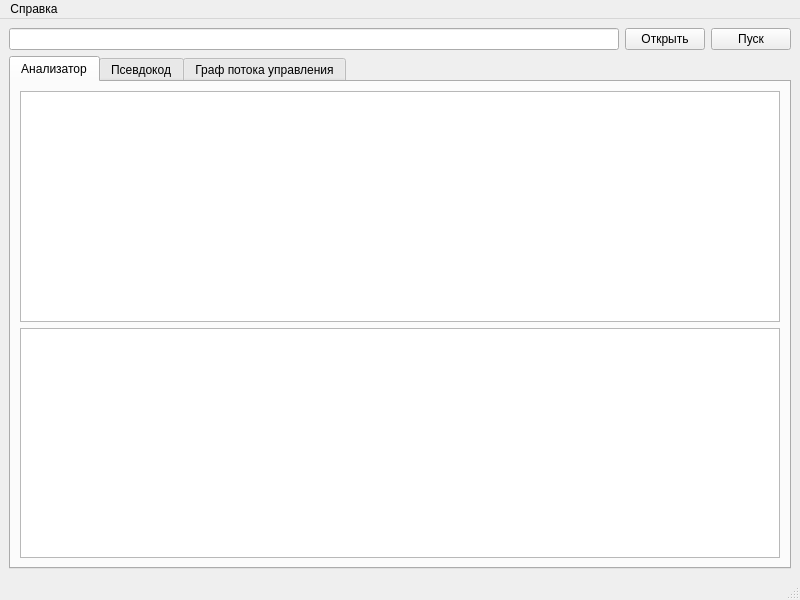
<?xml version="1.0" encoding="UTF-8"?>
<ui version="4.0">
 <class>Analyzer</class>
 <widget class="QMainWindow" name="Analyzer">
  <property name="geometry">
   <rect>
    <x>0</x>
    <y>0</y>
    <width>800</width>
    <height>600</height>
   </rect>
  </property>
  <property name="windowTitle">
   <string>Analyzer</string>
  </property>
  <widget class="QWidget" name="centralwidget">
   <layout class="QVBoxLayout" name="verticalLayout_2">
    <item>
     <layout class="QVBoxLayout" name="verticalLayout">
      <item>
       <layout class="QHBoxLayout" name="horizontalLayout">
        <item>
         <widget class="QLineEdit" name="lineEdit"/>
        </item>
        <item>
         <widget class="QPushButton" name="pushButton_2">
          <property name="text">
           <string>Открыть</string>
          </property>
         </widget>
        </item>
        <item>
         <widget class="QPushButton" name="pushButton">
          <property name="text">
           <string>Пуск</string>
          </property>
         </widget>
        </item>
       </layout>
      </item>
      <item>
       <widget class="QTabWidget" name="tabWidget">
        <property name="currentIndex">
         <number>0</number>
        </property>
        <widget class="QWidget" name="tab">
         <attribute name="title">
          <string>Анализатор</string>
         </attribute>
         <layout class="QVBoxLayout" name="verticalLayout_4">
          <item>
           <layout class="QVBoxLayout" name="verticalLayout_3">
            <item>
             <widget class="QTextEdit" name="textEdit">
              <property name="font">
               <font>
                <family>Consolas</family>
                <pointsize>10</pointsize>
               </font>
              </property>
             </widget>
            </item>
            <item>
             <widget class="QTableView" name="tableView">
              <property name="font">
               <font>
                <family>Consolas</family>
                <pointsize>10</pointsize>
               </font>
              </property>
              <property name="gridStyle">
               <enum>Qt::SolidLine</enum>
              </property>
             </widget>
            </item>
           </layout>
          </item>
         </layout>
        </widget>
        <widget class="QWidget" name="tab_3">
         <attribute name="title">
          <string>Псевдокод</string>
         </attribute>
         <layout class="QVBoxLayout" name="verticalLayout_6">
          <item>
           <widget class="QTableView" name="tableView_2">
            <property name="font">
             <font>
              <family>Consolas</family>
              <pointsize>10</pointsize>
             </font>
            </property>
            <property name="gridStyle">
             <enum>Qt::SolidLine</enum>
            </property>
           </widget>
          </item>
         </layout>
        </widget>
        <widget class="QWidget" name="tab_4">
         <attribute name="title">
          <string>Граф потока управления</string>
         </attribute>
         <layout class="QHBoxLayout" name="horizontalLayout_2">
          <item>
           <layout class="QVBoxLayout" name="verticalLayout_7"/>
          </item>
          <item>
           <layout class="QVBoxLayout" name="verticalLayout_8">
            <item>
             <widget class="QLabel" name="label">
              <property name="text">
               <string>Базовые блоки</string>
              </property>
             </widget>
            </item>
            <item>
             <widget class="QTableView" name="tableView_4">
              <property name="font">
               <font>
                <family>Consolas</family>
                <pointsize>10</pointsize>
               </font>
              </property>
              <property name="gridStyle">
               <enum>Qt::SolidLine</enum>
              </property>
             </widget>
            </item>
            <item>
             <widget class="QLabel" name="label_2">
              <property name="text">
               <string>Дуги (переходы)</string>
              </property>
             </widget>
            </item>
            <item>
             <widget class="QTableView" name="tableView_3">
              <property name="font">
               <font>
                <family>Consolas</family>
                <pointsize>10</pointsize>
               </font>
              </property>
              <property name="gridStyle">
               <enum>Qt::SolidLine</enum>
              </property>
             </widget>
            </item>
           </layout>
          </item>
         </layout>
        </widget>
       </widget>
      </item>
     </layout>
    </item>
   </layout>
  </widget>
  <widget class="QMenuBar" name="menubar">
   <property name="geometry">
    <rect>
     <x>0</x>
     <y>0</y>
     <width>800</width>
     <height>25</height>
    </rect>
   </property>
   <widget class="QMenu" name="menu">
    <property name="title">
     <string>Справка</string>
    </property>
    <addaction name="action"/>
    <addaction name="action_2"/>
   </widget>
   <addaction name="menu"/>
  </widget>
  <widget class="QStatusBar" name="statusbar"/>
  <action name="action">
   <property name="text">
    <string>Руководство пользователя</string>
   </property>
  </action>
  <action name="action_2">
   <property name="text">
    <string>О программе</string>
   </property>
  </action>
 </widget>
 <resources/>
 <connections/>
</ui>
